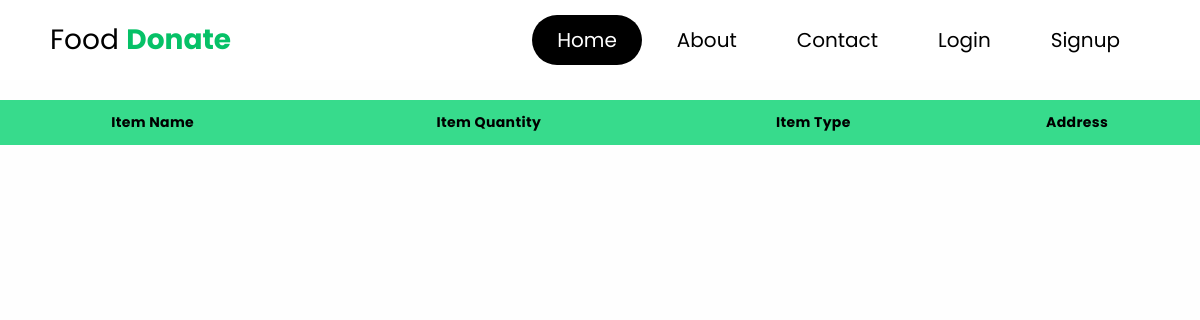
/user, run on an earlier commit of the app's database.
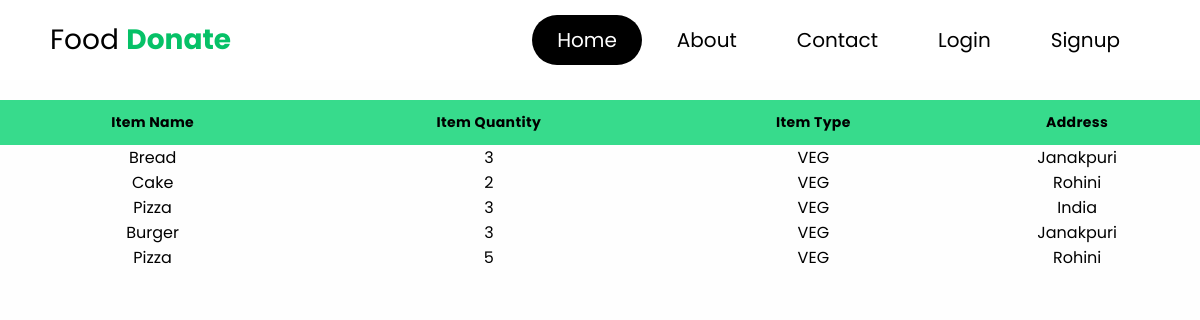
And on a later commit of the database.
### tables this page shows
CREATE TABLE "food_item" (
	"id"	INTEGER,
	"food_name"	TEXT,
	"donor_id"	INTEGER,
	"quantity"	INTEGER,
	"timing"	TEXT DEFAULT CURRENT_TIMESTAMP,
	"type"	TEXT,
	"address"	TEXT,
	PRIMARY KEY("id")
);

### app.py (the view)
@app.route("/user")
def takefood():
    try:
        rows = db.execute("SELECT * from food_item;")
        return render_template("foodtake.html",values=rows)
    except:
        pass
    return render_template("login.html")

### app.py (called while the page is built)
@app.after_request
def after_request(response):
    response.headers["Cache-Control"] = "no-cache, no-store, must-revalidate"
    response.headers["Expires"] = 0
    response.headers["Pragma"] = "no-cache"
    return response

### templates/foodtake.html (shortened to what this page needs)
<!DOCTYPE html>
<html lang="en">
<head>
    <link rel="stylesheet" href="../static/loginstyle.css">
    <link rel="stylesheet" href="../static/home.css">
    <link rel="stylesheet" href="../static/profile.css">
    <link rel="stylesheet" href="path/to/font-awesome/css/font-awesome.min.css">
    <link rel="stylesheet" href="https://cdnjs.cloudflare.com/ajax/libs/font-awesome/6.2.1/css/all.min.css">
    <link rel="stylesheet" href="https://cdn.jsdelivr.net/npm/bootstrap-icons@1.3.0/font/bootstrap-icons.css" />
</head>
<body>
  <header>
    <div class="logo">Food <b style="color: #06C167;">Donate</b></div>
    <nav class="nav-bar">
        <ul>
          {% if not session["user_id"] %}
          <li><a href="/" class="active">Home</a></li>
          <li><a href="/about" >About</a></li>
          <li><a href="/contact" >Contact</a></li>
          <li><a href="/login" >Login</a></li>
          <li><a href="/Signup" >Signup</a></li>
          {% endif %}
        </ul>
    </nav>
</header>
       <div class="table-container">
         <div class="table-wrapper">
        <table class="table">
        <thead>
        <tr>
            <th>Item Name</th>
            <th>Item Quantity</th>
            <th>Item Type</th>
            <th>Address</th>
        </tr>
        </thead>
       <tbody>
      <tbody>
          {% for value in values %}
            <tr>
                  <td scope="row" style="text-align: center;">{{ value.food_name }}</td>
                  <td scope="row" style="text-align: center;">{{ value.quantity }}</td>
                  <td scope="row" style="text-align: center;">{{ value.type.upper() }}</td>
                  <td scope="row" style="text-align: center;">{{ value.address }}</td>
            </tr>
          {% endfor %}
        </tbody>
    </table>
         </div>
   </div>
</body>
</html>

### static/loginstyle.css (style rules this page uses)
body { background-image: url(""); font-family: 'Open Sans', sans-serif; background-color: #06C167; }
.logo { text-align: center; font-size: 22px; color:black; }

### static/home.css (style rules this page uses)
:root { --navcolor:white; --navfont:black; --green:#06C167; --box-shadow:0 .5rem 1rem rgba(0,0,0.1) }
* { margin: 0; padding: 0; list-style: none; text-decoration: none; box-sizing: border-box; font-family: 'Poppins', sans-serif; }
body { background-color: #fefefe; }
header { width: 100%; height: 80px; background-color: var(--navcolor); display: flex; justify-content: space-between; align-items: center; padding: 0 100px; }
.logo { font-size: 28px; color:var(--navfont); }
.nav-bar ul { display: flex; }
.nav-bar ul li a { display: block; color: var(--navfont); font-size: 20px ; padding:10px 25px; border-radius: 50px; transition: 0.2s; margin: 0 5px; }
.nav-bar ul li a.active { color:var(--navcolor); background-color: var(--navfont); }
@media only screen and (max-width:1320px) { header { padding:0 50px; } }

### static/profile.css (style rules this page uses)
.table-container { padding: 0 ; margin: 20px auto 10px; box-shadow: ; }
.table { width: 100%; border-collapse:separate; border-spacing: 0px; }
th { position:sticky; top:0px; background-color: #37db8c; }
.table-wrapper { max-height: 50%; overflow-y: scroll; }
.table thead tr th { font-size: 14px; font-weight: medium; letter-spacing: 0.35px; opacity: 1; padding: 12px; vertical-align: top; }

What changed in the data, as far as the page shows it:
added food_item: food_name "Bread", quantity "3", type "VEG", address "Janakpuri"
added food_item: food_name "Cake", quantity "2", type "VEG", address "Rohini"
added food_item: food_name "Pizza", quantity "3", type "VEG", address "India"
added food_item: food_name "Burger", quantity "3", type "VEG", address "Janakpuri"
added food_item: food_name "Pizza", quantity "5", type "VEG", address "Rohini"
